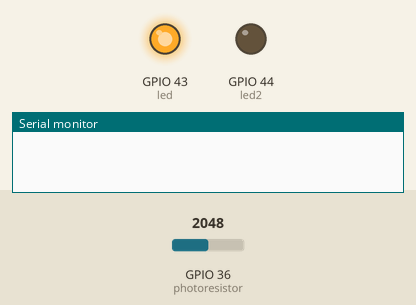
Simulated run of this sketch. Board: ESP32. Parts: output pins drawn as LEDs (lit = HIGH), the last lines printed to the serial monitor. Inputs (shaded band) come from the test bench; at power-on: GPIO 36 (photoresistor) = 2048. Pins used as bus, display or sensor lines are not drawn.

Above: at 0.2 s.
At 7.7 s:
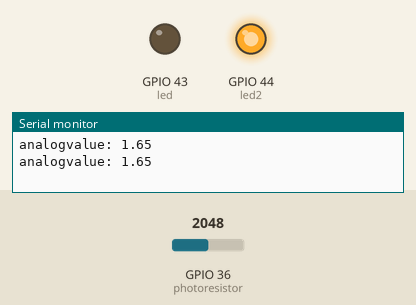
Timing chart, 0 to 8.1 s (numbered marks = the images above):
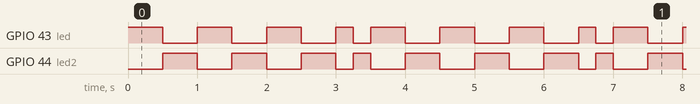

Measured:
- by itself, GPIO 43 (led): repeats every 3.5 s: 2 × (LOW 0.50 s, HIGH 0.50 s), LOW 0.50 s, HIGH 0.25 s, LOW 0.25 s, HIGH 0.50 s
- by itself, GPIO 44 (led2): repeats every 3.5 s: 2 × (LOW 0.50 s, HIGH 0.50 s), LOW 0.25 s, HIGH 0.25 s, LOW 0.50 s, HIGH 0.50 s
- by itself, everything shown: repeats every 3.5 s, in 8 steps

The sketch:

Sleep_test1.ino
```cpp
// First sleep test of the Electron
// Define the pins we're going to call pinMode on
int led = D6;  // You'll need to wire an LED to this one to see it blink.
int led2 = D7; // This one is the built-in tiny one to the right of the USB jack
int power = A5; // Power for the photoresistor
int photoresistor = A0; // Photoresistor input
int analogvalue; // Photoresistor voltage value

// This routine runs only once upon reset
void setup() {
  // Initialize D0 + D7 pin as output
  // It's important you do this here, inside the setup() function rather than outside it or in the loop function.
  pinMode(led, OUTPUT);
  pinMode(led2, OUTPUT);
  pinMode(photoresistor,INPUT);
  pinMode(power,OUTPUT);
  Serial.begin(115200);
}

void blinkOnce(int blinkDelay){
  digitalWrite(led, HIGH);   // Turn ON the LED pins
  digitalWrite(led2, LOW);
  /*Serial.print(LOW);*/
  delay(blinkDelay);               // Wait for 1000mS = 1 second
  digitalWrite(led, LOW);    // Turn OFF the LED pins
  digitalWrite(led2, HIGH);
  /*Serial.print(HIGH);*/
  delay(blinkDelay);               // Wait for 1 second in off mode
}

// This routine gets called repeatedly, like once every 5-15 milliseconds.
// Spark firmware interleaves background CPU activity associated with WiFi + Cloud activity with your code.
// Make sure none of your code delays or blocks for too long (like more than 5 seconds), or weird things can happen.
void loop() {
  int temp1 = 500;
  int temp2 = 250;
  blinkOnce(temp1);
  blinkOnce(temp1);
  digitalWrite(power, HIGH);
  blinkOnce(temp1);
  analogvalue = analogRead(photoresistor);
  digitalWrite(power, LOW);
  Serial.print("analogvalue: ");
  Serial.println(analogvalue * 3.3 / 4096);
  /*System.sleep(SLEEP_MODE_DEEP, 30UL);*/
  /*System.sleep(D0, RISING, 30UL);*/
  blinkOnce(temp2);
}
```
